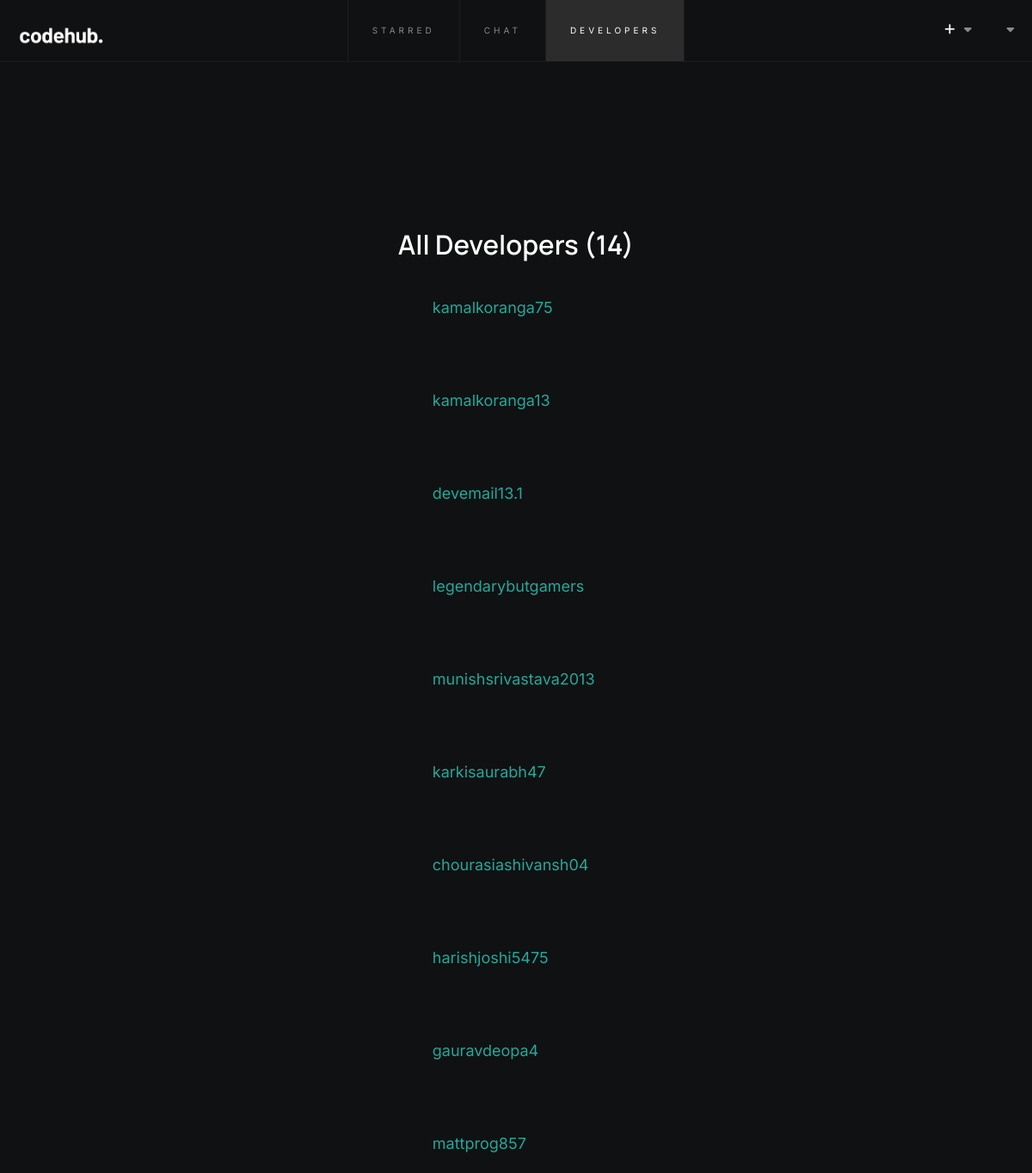
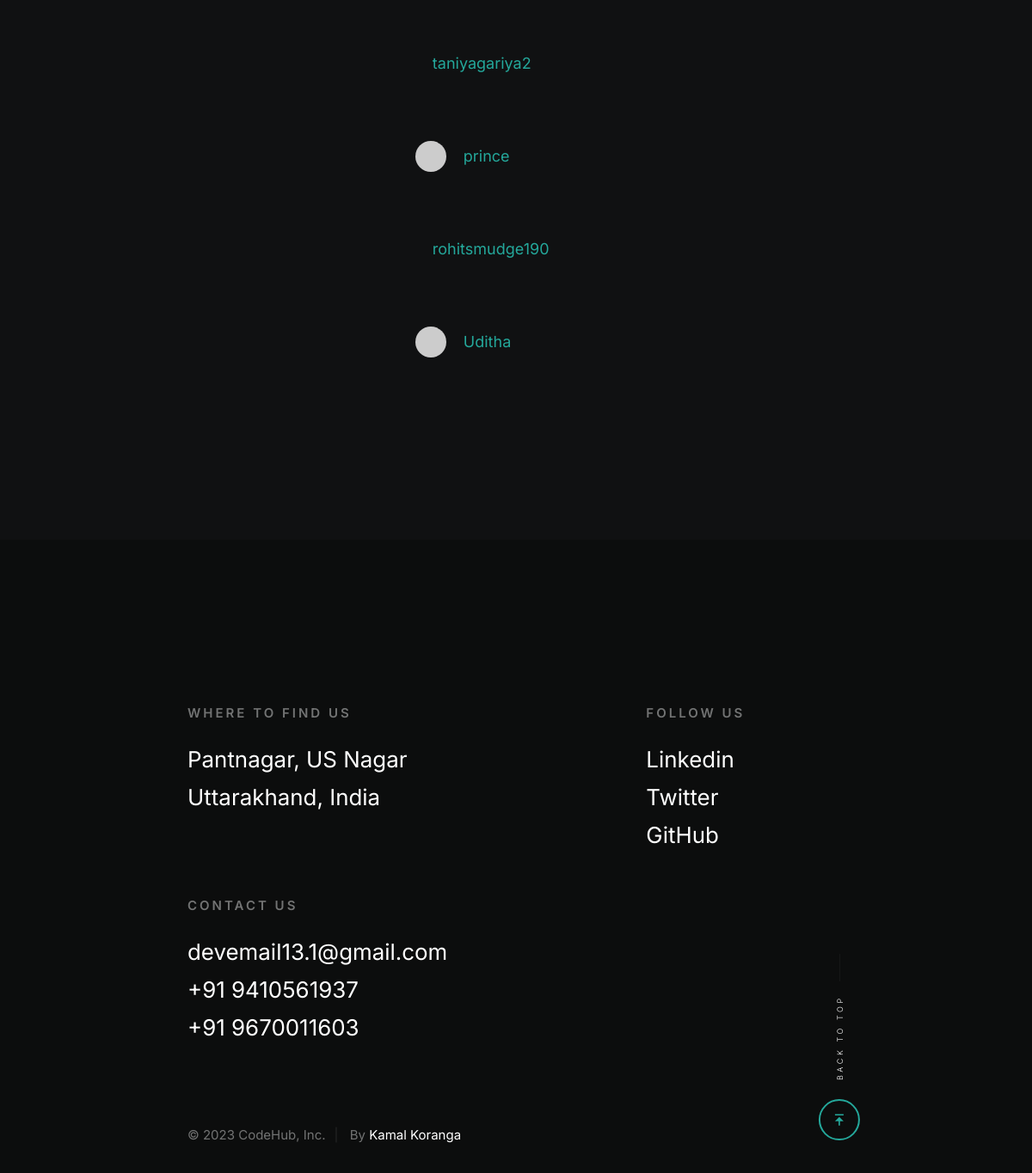
Screenshot of /developers (signed in) with the database file from the repository (2 pictures, top to bottom).
### app/models.py (models this page shows, shortened)
class User(db.Model, UserMixin):
    id = db.Column(db.Integer, primary_key=True)
    name = db.Column(db.String(80), nullable=False)
    username = db.Column(db.String(64), index=True, unique=True)
    email = db.Column(db.String(120), index=True, unique=True)
    password_hash = db.Column(db.Text)
    profile_pic = db.Column(db.Text)
    isverified = db.Column(db.Boolean, default=False)
    uploads = db.relationship('Upload', backref='user', lazy='dynamic')
    about_me = db.Column(db.String(140))
    last_seen = db.Column(db.DateTime, default=datetime.utcnow)
    likes = db.relationship('Like', backref='user', passive_deletes=True)
    followed = db.relationship(
        'User', secondary=followers,
        primaryjoin=(followers.c.follower_id == id),
        secondaryjoin=(followers.c.followed_id == id),
        backref=db.backref('followers', lazy='dynamic'), lazy='dynamic')
    def avatar(self):
        if self.profile_pic:
            return self.profile_pic
        digest = md5(self.email.lower().encode('utf-8')).hexdigest()
        return f'https://www.gravatar.com/avatar/{digest}?d=identicon&s={120}'

### app/main/routes.py (the view)
@bp.route('/developers')
@login_required
def developers():
    return render_template('developers.html', users=User.query.all())

### app/main/routes.py (called while the page is built)
@bp.before_request
def before_request():
    if current_user.is_authenticated:
        current_user.last_seen = datetime.now()
        db.session.commit()

### app/models.py (called while the page is built)
@login_manager.user_loader
def load_user(id):
    return User.query.get(int(id))

### app/templates/developers.html (shortened to what this page needs)
{% extends 'base.html' %}
{% block nav %}
<nav class="s-header__nav">
    <ul>
        <li><a href="{{url_for('main.starred')}}">Starred</a></li>
        <li><a href="{{url_for('main.chat')}}">Chat</a></li>
        <li class="current"><a href="{{url_for('main.developers')}}">developers</a></li>
    </ul>
</nav>
<ul class="s-header__social">
    <li>
        <span style="display: flex; align-items:center; gap:10px;font-size:14px;letter-spacing:0.05em;font-weight:600;">
            <a href="{{url_for('main.new')}}"><i class="fa-solid fa-plus" style="cursor: pointer;"></i></a>
            <i class="fa-solid fa-caret-down dropbtn"></i>
            <i onclick="myFunction()" class="fa-solid fa-caret-down dropbtn"></i>
        </span>
    </li>
</ul>
{% endblock nav %}
{% block content %}
<section id="intro" class="s-intro target-section" style="margin: 0 auto;">
    <h3>All Developers ({{ users|length }})</h3>
    {% for i in users %}
        <p style="    display: flex;
    align-items: center;
    padding: 20px;
    justify-content: start;
    gap: 20px;">
            <img src="{{i.avatar()}}" alt="" style="width: auto;
    height: 36px;
    border-radius: 50%;">
            <a href="{{url_for('main.user', username=i.username)}}">{{ i.username }}</a>
        </p>
    {% endfor %}
</section>
{% endblock content %}

### app/templates/base.html (shortened to what this page needs)
<!DOCTYPE html>
<html lang="en" class="no-js">
<head>
    <link rel="stylesheet" href="{{url_for('static', filename='css/vendor.css')}}">
    <link rel="stylesheet" href="{{url_for('static', filename='css/styles.css')}}">
    <link rel="stylesheet" href="https://cdnjs.cloudflare.com/ajax/libs/font-awesome/4.7.0/css/font-awesome.css"
 />
</head>
<body id="top">
    <div class="s-pagewrap">
        <header class="s-header">
            <div class="s-header__block">
                <div class="s-header__logo">
                    <a class="logo logo1" href="/">
                        <img src="{{url_for('static', filename='images/logo.png')}}" alt="Homepage">
                    </a>
                </div>
            </div>
            <div class="row s-header__nav-wrap">
                {% block nav %}{% endblock nav %}
            </div>
        </header>
        {% block content %}{% endblock content %}
        <section class="s-contact target-section" style="padding: 0;">
            <footer class="s-footer" style="padding:30px 0;">
                <div class="row s-footer__top">
                    <div class="column lg-5 md-8 stack-on-700 s-footer__block contact-address">
                        <h4 class="h6">Where to Find Us</h4>
                        <p>
                            Pantnagar, US Nagar <br>
                            Uttarakhand, India
                        </p>
                    </div>
                    <div class="column lg-3 md-4 stack-on-700 s-footer__block contact-social">
                        <h4 class="h6">Follow Us</h4>
                        <ul class="contact-list">
                            <li><a href="https://www.linkedin.com/in/kamalkoranga/">Linkedin</a></li>
                            <li><a href="https://twitter.com/kamalskoranga17">Twitter</a></li>
                            <li><a href="https://github.com/Kamalkoranga">GitHub</a></li>
                        </ul>
                    </div>
                    <div class="column lg-3 md-12 s-footer__block contact-number">
                        <h4 class="h6">Contact Us</h4>
                        <ul class="contact-list">
                            <li><a href="mailto:devemail13.1@gmail.com">devemail13.1@gmail.com</a></li>
                            <li><a href="tel:197-543-2345">+91 9410561937</a></li>
                            <li><a href="tel:197-123-9876">+91 9670011603</a></li>
                        </ul>
                    </div>
                </div>
                <div class="row s-footer__bottom">
                    <div class="column ss-copyright">
                        <span>© <span id="current-year"></span> CodeHub, Inc.</span>
                        <span>By <a href="#">Kamal Koranga</a></span>
                    </div>
                    <div class="ss-go-top">
                        <a class="smoothscroll" title="Back to Top" href="#top">
                            <span class="ss-go-top__icon">
                                <svg xmlns="http://www.w3.org/2000/svg" width="24" height="24" viewBox="0 0 24 24"
                                    style="fill:rgba(0, 0, 0, 1);transform:rotate(90deg); filter:progid:DXImageTransform.Microsoft.BasicImage(rotation=1)">
                                    <path d="M6 4H18V6H6zM11 14L11 20 13 20 13 14 18 14 12 8 6 14z"></path>
                                </svg>
                            </span>
                            <span class="ss-go-top__text">Back to Top</span>
                        </a>
                    </div>
                </div>
            </footer>
        </section>
    </div>
</body>
</html>

### app/templates/base.html (style rules this page uses)
.s-header__social a { color: #fff; font-weight: 500; }

### rows the page displays
User: username "kamalkoranga75"
User: username "kamalkoranga13"
User: username "devemail13.1"
User: username "legendarybutgamers"
User: username "munishsrivastava2013"
User: username "karkisaurabh47"
User: username "chourasiashivansh04"
User: username "harishjoshi5475"
User: username "gauravdeopa4"
User: username "mattprog857"
User: username "taniyagariya2"
User: username "prince"
User: username "rohitsmudge190"
User: username "Uditha"

### other values shown
{{ users|length }} "14"
